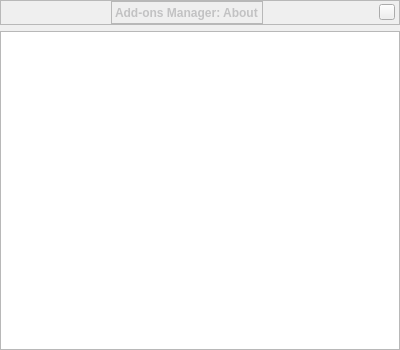
<?xml version="1.0" encoding="UTF-8"?>
<ui version="4.0">
 <class>addonAboutDialogForm</class>
 <widget class="QWidget" name="addonAboutDialogForm">
  <property name="geometry">
   <rect>
    <x>0</x>
    <y>0</y>
    <width>400</width>
    <height>350</height>
   </rect>
  </property>
  <property name="sizePolicy">
   <sizepolicy hsizetype="MinimumExpanding" vsizetype="Expanding">
    <horstretch>0</horstretch>
    <verstretch>0</verstretch>
   </sizepolicy>
  </property>
  <property name="font">
   <font/>
  </property>
  <property name="autoFillBackground">
   <bool>false</bool>
  </property>
  <property name="styleSheet">
   <string notr="true"/>
  </property>
  <layout class="QVBoxLayout" name="verticalLayout">
   <property name="leftMargin">
    <number>0</number>
   </property>
   <property name="topMargin">
    <number>0</number>
   </property>
   <property name="rightMargin">
    <number>0</number>
   </property>
   <property name="bottomMargin">
    <number>0</number>
   </property>
   <item>
    <widget class="BarFrame" name="TitleBar">
     <property name="minimumSize">
      <size>
       <width>16</width>
       <height>25</height>
      </size>
     </property>
     <property name="maximumSize">
      <size>
       <width>16777215</width>
       <height>25</height>
      </size>
     </property>
     <property name="font">
      <font/>
     </property>
     <property name="frameShape">
      <enum>QFrame::StyledPanel</enum>
     </property>
     <layout class="QHBoxLayout">
      <property name="leftMargin">
       <number>0</number>
      </property>
      <property name="topMargin">
       <number>0</number>
      </property>
      <property name="rightMargin">
       <number>4</number>
      </property>
      <property name="bottomMargin">
       <number>0</number>
      </property>
      <item>
       <spacer name="horizontalSpacer_2">
        <property name="orientation">
         <enum>Qt::Horizontal</enum>
        </property>
        <property name="sizeHint" stdset="0">
         <size>
          <width>40</width>
          <height>20</height>
         </size>
        </property>
       </spacer>
      </item>
      <item>
       <widget class="QLabel" name="stelWindowTitle">
        <property name="palette">
         <palette>
          <active>
           <colorrole role="WindowText">
            <brush brushstyle="SolidPattern">
             <color alpha="255">
              <red>194</red>
              <green>194</green>
              <blue>195</blue>
             </color>
            </brush>
           </colorrole>
           <colorrole role="Text">
            <brush brushstyle="SolidPattern">
             <color alpha="255">
              <red>194</red>
              <green>194</green>
              <blue>195</blue>
             </color>
            </brush>
           </colorrole>
          </active>
          <inactive>
           <colorrole role="WindowText">
            <brush brushstyle="SolidPattern">
             <color alpha="255">
              <red>194</red>
              <green>194</green>
              <blue>195</blue>
             </color>
            </brush>
           </colorrole>
           <colorrole role="Text">
            <brush brushstyle="SolidPattern">
             <color alpha="255">
              <red>194</red>
              <green>194</green>
              <blue>195</blue>
             </color>
            </brush>
           </colorrole>
          </inactive>
          <disabled>
           <colorrole role="WindowText">
            <brush brushstyle="SolidPattern">
             <color alpha="255">
              <red>194</red>
              <green>194</green>
              <blue>195</blue>
             </color>
            </brush>
           </colorrole>
           <colorrole role="Text">
            <brush brushstyle="SolidPattern">
             <color alpha="255">
              <red>194</red>
              <green>194</green>
              <blue>195</blue>
             </color>
            </brush>
           </colorrole>
          </disabled>
         </palette>
        </property>
        <property name="font">
         <font>
          <weight>75</weight>
          <italic>false</italic>
          <bold>true</bold>
         </font>
        </property>
        <property name="styleSheet">
         <string notr="true"/>
        </property>
        <property name="frameShape">
         <enum>QFrame::StyledPanel</enum>
        </property>
        <property name="lineWidth">
         <number>0</number>
        </property>
        <property name="text">
         <string>Add-ons Manager: About</string>
        </property>
        <property name="indent">
         <number>-1</number>
        </property>
       </widget>
      </item>
      <item>
       <spacer name="horizontalSpacer_3">
        <property name="orientation">
         <enum>Qt::Horizontal</enum>
        </property>
        <property name="sizeHint" stdset="0">
         <size>
          <width>40</width>
          <height>20</height>
         </size>
        </property>
       </spacer>
      </item>
      <item>
       <widget class="QPushButton" name="closeStelWindow">
        <property name="sizePolicy">
         <sizepolicy hsizetype="Fixed" vsizetype="Fixed">
          <horstretch>0</horstretch>
          <verstretch>0</verstretch>
         </sizepolicy>
        </property>
        <property name="minimumSize">
         <size>
          <width>16</width>
          <height>16</height>
         </size>
        </property>
        <property name="maximumSize">
         <size>
          <width>16</width>
          <height>16</height>
         </size>
        </property>
        <property name="focusPolicy">
         <enum>Qt::NoFocus</enum>
        </property>
        <property name="contextMenuPolicy">
         <enum>Qt::DefaultContextMenu</enum>
        </property>
        <property name="text">
         <string/>
        </property>
       </widget>
      </item>
     </layout>
    </widget>
   </item>
   <item>
    <widget class="QTextBrowser" name="txtAbout">
     <property name="openExternalLinks">
      <bool>true</bool>
     </property>
    </widget>
   </item>
  </layout>
 </widget>
 <customwidgets>
  <customwidget>
   <class>BarFrame</class>
   <extends>QFrame</extends>
   <header>Dialog.hpp</header>
   <container>1</container>
  </customwidget>
 </customwidgets>
 <resources/>
 <connections/>
</ui>
